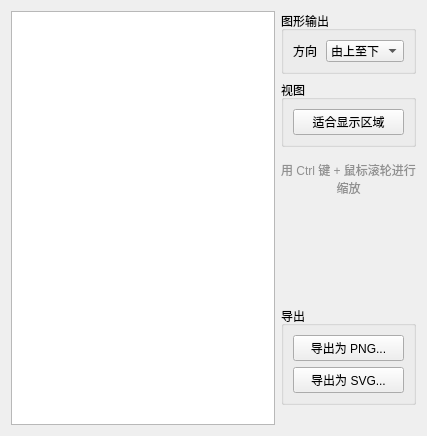
<?xml version="1.0" encoding="UTF-8"?>
<ui version="4.0">
 <class>GraphvizWidget</class>
 <widget class="QWidget" name="GraphvizWidget">
  <property name="geometry">
   <rect>
    <x>0</x>
    <y>0</y>
    <width>427</width>
    <height>436</height>
   </rect>
  </property>
  <property name="windowTitle">
   <string notr="true">Form</string>
  </property>
  <layout class="QHBoxLayout" name="horizontalLayout" stretch="1,0">
   <item>
    <widget class="GraphvizView" name="GraphView"/>
   </item>
   <item>
    <widget class="QWidget" name="ToolsWidget" native="true">
     <layout class="QVBoxLayout" name="verticalLayout_3">
      <property name="leftMargin">
       <number>0</number>
      </property>
      <property name="topMargin">
       <number>0</number>
      </property>
      <property name="rightMargin">
       <number>0</number>
      </property>
      <property name="bottomMargin">
       <number>0</number>
      </property>
      <item>
       <widget class="QGroupBox" name="LayoutGroupBox">
        <property name="title">
         <string>图形输出</string>
        </property>
        <layout class="QGridLayout" name="gridLayout" columnstretch="0,0">
         <item row="0" column="0">
          <widget class="QLabel" name="label_2">
           <property name="text">
            <string>方向</string>
           </property>
          </widget>
         </item>
         <item row="0" column="1">
          <widget class="QComboBox" name="RankDirComboBox">
           <property name="currentIndex">
            <number>0</number>
           </property>
           <item>
            <property name="text">
             <string>由上至下</string>
            </property>
           </item>
           <item>
            <property name="text">
             <string>由下至上</string>
            </property>
           </item>
           <item>
            <property name="text">
             <string>从左至右</string>
            </property>
           </item>
           <item>
            <property name="text">
             <string>从右至左</string>
            </property>
           </item>
          </widget>
         </item>
        </layout>
       </widget>
      </item>
      <item>
       <widget class="QGroupBox" name="ViewGroupBox">
        <property name="title">
         <string>视图</string>
        </property>
        <layout class="QVBoxLayout" name="verticalLayout_2">
         <item>
          <widget class="QPushButton" name="FitViewButton">
           <property name="text">
            <string>适合显示区域</string>
           </property>
          </widget>
         </item>
        </layout>
       </widget>
      </item>
      <item>
       <spacer name="verticalSpacer_2">
        <property name="orientation">
         <enum>Qt::Vertical</enum>
        </property>
        <property name="sizeType">
         <enum>QSizePolicy::Fixed</enum>
        </property>
        <property name="sizeHint" stdset="0">
         <size>
          <width>20</width>
          <height>8</height>
         </size>
        </property>
       </spacer>
      </item>
      <item>
       <widget class="QLabel" name="label">
        <property name="styleSheet">
         <string notr="true">color : #909090;</string>
        </property>
        <property name="text">
         <string>用 Ctrl 键 + 鼠标滚轮进行缩放</string>
        </property>
        <property name="alignment">
         <set>Qt::AlignCenter</set>
        </property>
        <property name="wordWrap">
         <bool>true</bool>
        </property>
       </widget>
      </item>
      <item>
       <spacer name="verticalSpacer">
        <property name="orientation">
         <enum>Qt::Vertical</enum>
        </property>
        <property name="sizeHint" stdset="0">
         <size>
          <width>20</width>
          <height>40</height>
         </size>
        </property>
       </spacer>
      </item>
      <item>
       <widget class="QGroupBox" name="ExportGroupBox">
        <property name="title">
         <string>导出</string>
        </property>
        <layout class="QVBoxLayout" name="verticalLayout">
         <item>
          <widget class="QPushButton" name="PNGExportButton">
           <property name="text">
            <string>导出为 PNG...</string>
           </property>
          </widget>
         </item>
         <item>
          <widget class="QPushButton" name="SVGExportButton">
           <property name="text">
            <string>导出为 SVG...</string>
           </property>
          </widget>
         </item>
        </layout>
       </widget>
      </item>
      <item>
       <spacer name="verticalSpacer_3">
        <property name="orientation">
         <enum>Qt::Vertical</enum>
        </property>
        <property name="sizeType">
         <enum>QSizePolicy::Fixed</enum>
        </property>
        <property name="sizeHint" stdset="0">
         <size>
          <width>20</width>
          <height>20</height>
         </size>
        </property>
       </spacer>
      </item>
     </layout>
     <zorder>LayoutGroupBox</zorder>
     <zorder>ViewGroupBox</zorder>
     <zorder>verticalSpacer_2</zorder>
     <zorder>label</zorder>
     <zorder>verticalSpacer</zorder>
     <zorder>ExportGroupBox</zorder>
     <zorder>verticalSpacer_3</zorder>
    </widget>
   </item>
  </layout>
 </widget>
 <customwidgets>
  <customwidget>
   <class>GraphvizView</class>
   <extends>QGraphicsView</extends>
   <header>GraphvizView.hpp</header>
  </customwidget>
 </customwidgets>
 <resources/>
 <connections/>
</ui>
